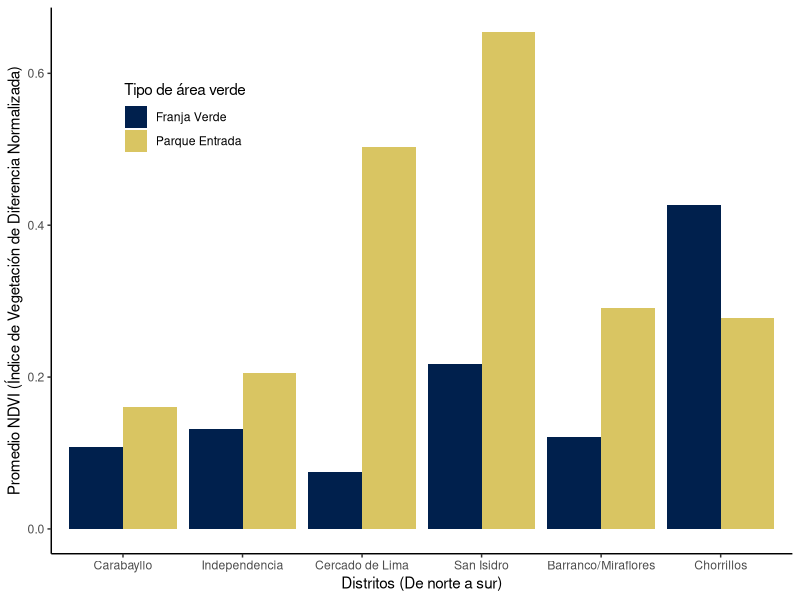

This chart was generated by the following R code:
## ---- chunk 1
library(tidyverse)
library(knitr)
## ---- chunk 2
areas_verdes <- read_csv("../Metropolitano/GIS-Copernicus_Metropolitano.csv")
head(areas_verdes,50)
## ---- chunk 3

# Yo recolecté los datos y corregí cualquier incosistencia antes de guardar el archivo csv.

# Orden de los distritos de Norte a Sur

distritos_norte_a_sur <- c("Carabayllo","Independencia","Cercado de Lima", "San Isidro","Barranco/Miraflores", "Chorrillos")

# Promedios 

# Promedios_estaciones_general <- areas_verdes |> 
#   group_by(Distrito) |> 
#   summarize(Promedio_NDVI = mean(NDVI)) |> 
#   mutate(Distrito = factor(Distrito, levels = distritos_norte_a_sur)) |> 
#   arrange(Distrito)
# 
# kable(Promedios_estaciones_general)

Promedios_estaciones_tipo <- areas_verdes |> 
  group_by(Lat,Lon,Distrito, Tipo) |> 
  summarize(Promedio_NDVI = mean(NDVI), .groups = "drop") |> 
  mutate(Distrito = factor(Distrito, levels = distritos_norte_a_sur)) |> 
  arrange(Distrito) 

kable(Promedios_estaciones_tipo)

write_csv(Promedios_estaciones_tipo, "Promedios_estaciones_tipo.csv" )
## ---- chunk 4
Promedios_estaciones_tipo |> 
  ggplot(aes(x = Distrito, y = Promedio_NDVI, fill = Tipo)) +
  geom_bar(stat = "identity", position = "dodge") +
  labs(
    x = "Distritos (De norte a sur)", 
    y = "Promedio NDVI (Índice de Vegetación de Diferencia Normalizada)",
    fill = "Tipo de área verde") +
  scale_fill_viridis_d(option = "E", end = 0.85) +
  theme_classic() +
  theme(    legend.position = c(0.18, 0.80))
## ---- chunk 5
